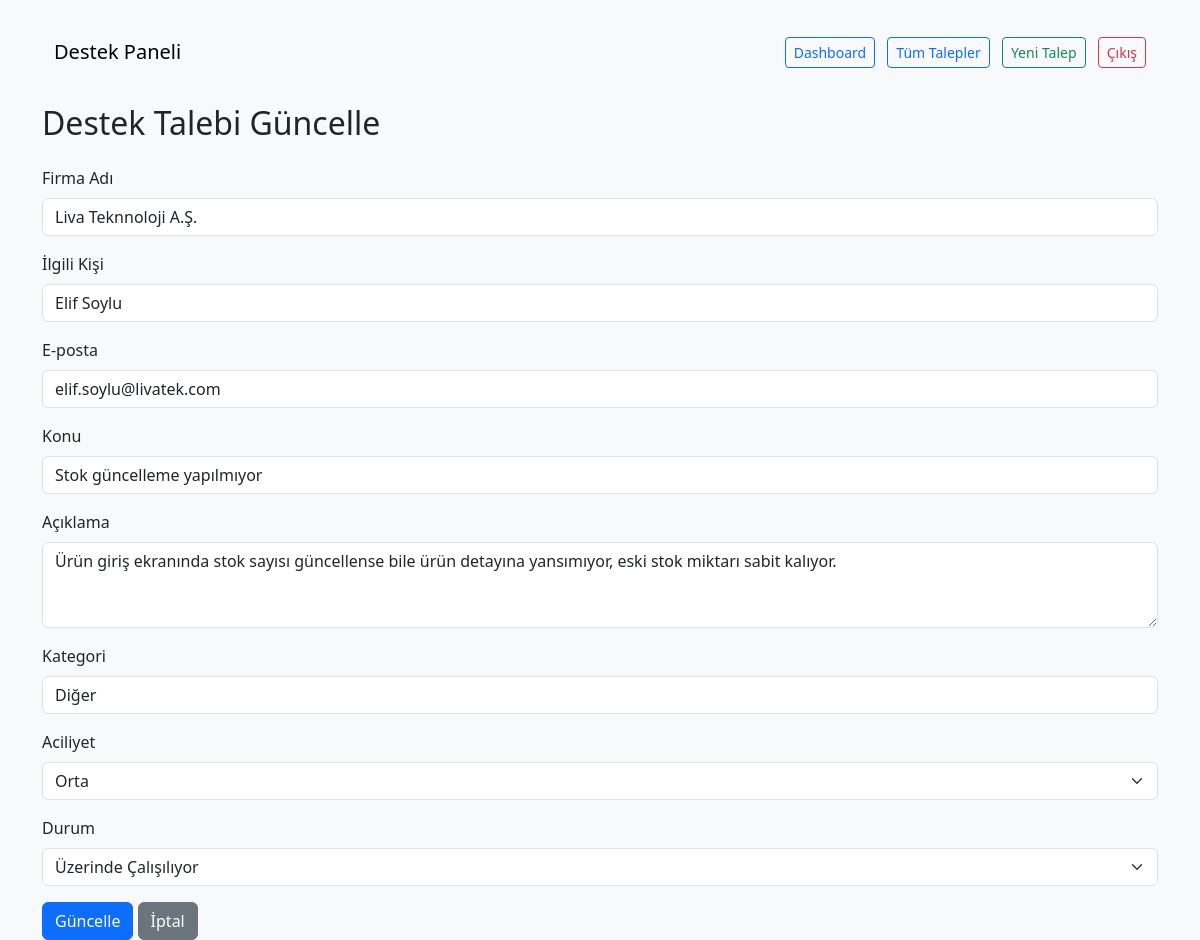
Page /ticket/admin/tickets/edit/4 (signed in) on the committed database.
### app/models.py (models this page shows)
class Ticket(db.Model):
    id = db.Column(db.Integer, primary_key=True)
    company_name = db.Column(db.String(128), nullable=False)
    contact_name = db.Column(db.String(64), nullable=False)
    email = db.Column(db.String(120), nullable=False)
    title = db.Column(db.String(128), nullable=False)
    description = db.Column(db.Text, nullable=False)
    category = db.Column(db.String(64))
    priority = db.Column(db.String(16))
    status = db.Column(db.String(32), default="Bekliyor")
    created_at = db.Column(db.DateTime, default=datetime.utcnow)
    resolved_at = db.Column(db.DateTime)
    assigned_to = db.Column(db.Integer, db.ForeignKey('user.id'))

### app/routes/tickets.py (the view, shortened to what this page needs)
@bp.route('/admin/tickets/edit/<int:id>', methods=['GET', 'POST'])
@login_required
@admin_required
def edit_ticket(id):
    ticket = Ticket.query.get_or_404(id)
    check_permission(ticket)
    return render_template('edit_ticket.html', ticket=ticket)

### app/__init__.py (called while the page is built)
def create_app():
    app = Flask(__name__)
    app.config.from_object('config.Config')
    db.init_app(app)
    migrate.init_app(app, db)
    login_manager.init_app(app)
    login_manager.login_view = 'auth.login'  # Giriş yapılmadıysa yönlendirilecek sayfa
    @login_manager.user_loader
    def load_user(user_id):
        return User.query.get(int(user_id))
    from .routes import tickets
    from .routes import auth
    app.register_blueprint(tickets.bp)
    app.register_blueprint(auth.bp)
    @app.errorhandler(403)
    def forbidden(e):
        return render_template('403.html'), 403
    return app

### app/routes/tickets.py (called while the page is built)
def check_permission(ticket):
    if current_user.role == 'admin':
        return  # Her şeye erişebilir
    if current_user.role == 'agent' and ticket.contact_name == current_user.username:
        return  # Sadece kendi talebine erişebilir
    abort(403)  # Diğer durumlarda erişim reddedilir

def admin_required(f):
    @wraps(f)
    def decorated_function(*args, **kwargs):
        if not current_user.is_authenticated or current_user.role != 'admin':
            abort(403)
        return f(*args, **kwargs)
    return decorated_function

### app/templates/edit_ticket.html (shortened to what this page needs)
{% extends "base.html" %}
{% block content %}
<h2 class="mb-4">Destek Talebi Güncelle</h2>
<form method="POST">
    <div class="mb-3">
        <label class="form-label">Firma Adı</label>
        <input type="text" name="company_name" class="form-control" value="{{ ticket.company_name }}" required>
    </div>
    <div class="mb-3">
        <label class="form-label">İlgili Kişi</label>
        <input type="text" name="contact_name" class="form-control" value="{{ ticket.contact_name }}" required>
    </div>
    <div class="mb-3">
        <label class="form-label">E-posta</label>
        <input type="email" name="email" class="form-control" value="{{ ticket.email }}">
    </div>
    <div class="mb-3">
        <label class="form-label">Konu</label>
        <input type="text" name="title" class="form-control" value="{{ ticket.title }}" required>
    </div>
    <div class="mb-3">
        <label class="form-label">Açıklama</label>
        <textarea name="description" class="form-control" rows="3">{{ ticket.description }}</textarea>
    </div>
    <div class="mb-3">
        <label class="form-label">Kategori</label>
        <input type="text" name="category" class="form-control" value="{{ ticket.category }}">
    </div>
    <div class="mb-3">
        <label class="form-label">Aciliyet</label>
        <select name="priority" class="form-select">
            <option value="Orta" {% if ticket.priority == 'Orta' %}selected{% endif %}>Orta</option>
        </select>
    </div>
    <div class="mb-3">
        <label class="form-label">Durum</label>
        <select name="status" class="form-select">
            <option value="Üzerinde Çalışılıyor" {% if ticket.status == 'Üzerinde Çalışılıyor' %}selected{% endif %}>Üzerinde Çalışılıyor</option>
        </select>
    </div>
    <button type="submit" class="btn btn-primary">Güncelle</button>
    <a href="{{ url_for('tickets.list_tickets') }}" class="btn btn-secondary">İptal</a>
</form>
{% endblock %}

### rows in the picture
Ticket: company_name "Liva Teknnoloji A.Ş.", contact_name "Elif Soylu", email "elif.soylu@livatek.com", title "Stok güncelleme yapılmıyor", description "Ürün giriş ekranında stok sayısı güncellense bile ürün detayına yansımıyor, eski stok miktarı sabit kalıyor.", category "Diğer", priority "Orta", status "Üzerinde Çalışılıyor"
